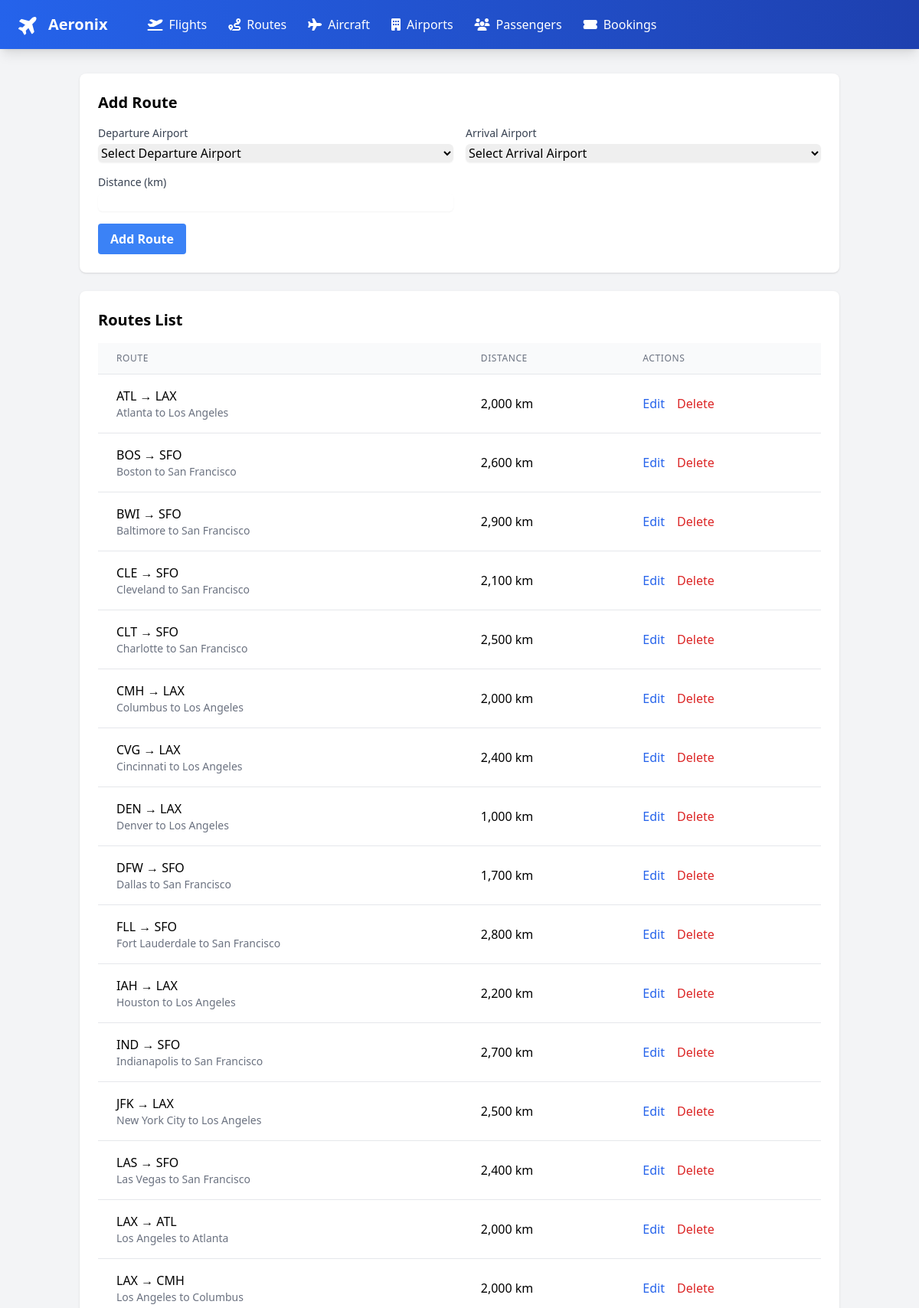
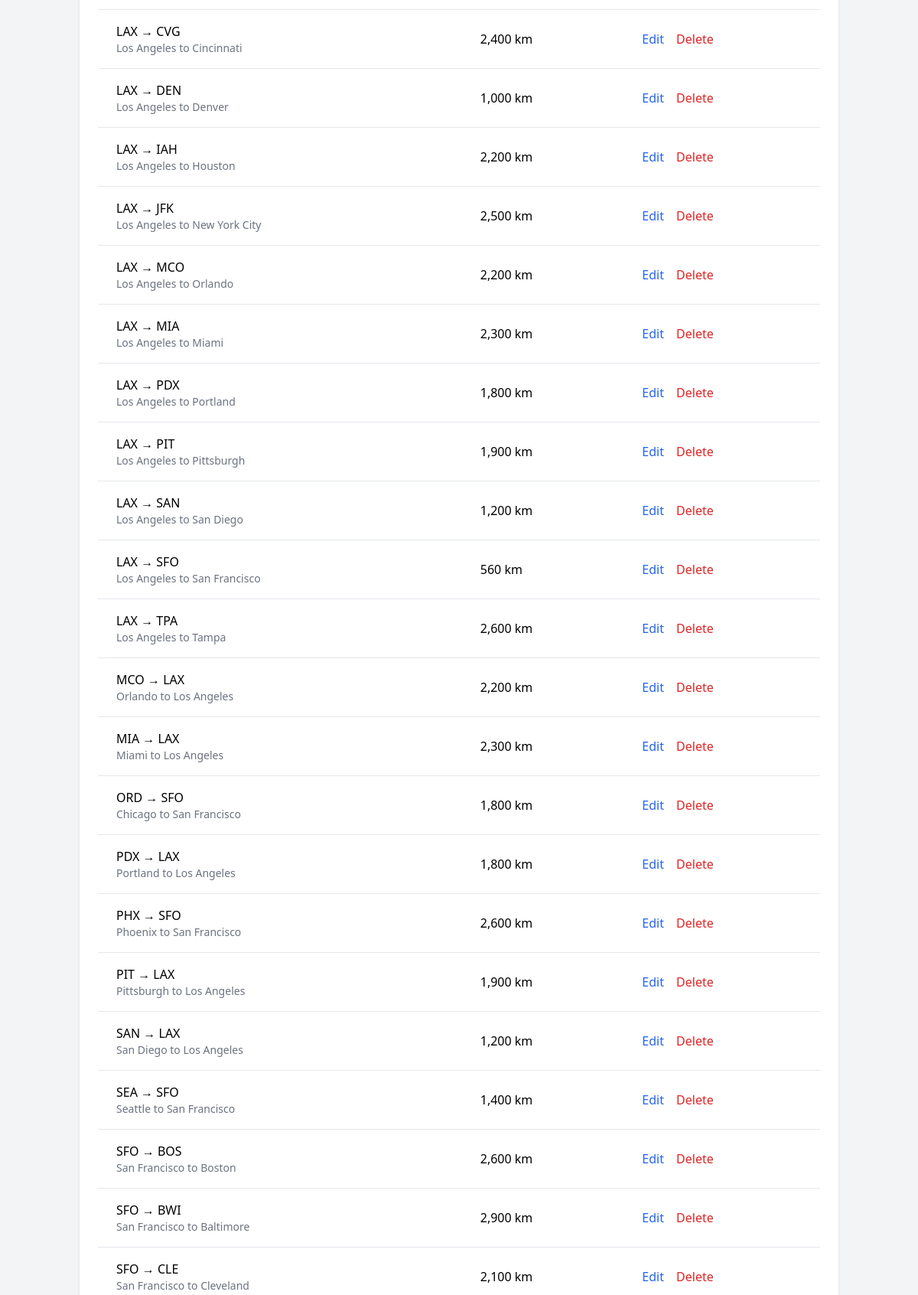
Page /routes.php (upper part) on the committed database (2 pictures, top to bottom).
### tables this page shows
CREATE TABLE `routes` (
  `route_id` int(11) NOT NULL,
  `departure_airport_id` int(11) NOT NULL,
  `arrival_airport_id` int(11) NOT NULL,
  `distance` int(11) NOT NULL
);

CREATE TABLE `airports` (
  `airport_id` int(11) NOT NULL,
  `code` varchar(3) NOT NULL,
  `name` varchar(50) NOT NULL,
  `city` varchar(50) NOT NULL,
  `country` varchar(50) NOT NULL
);

### routes.php (the view, shortened to what this page needs)
<?php
include 'includes/db_connect.php';
include 'includes/header.php';
$editing = false;
$route = null;
$stmt = $pdo->query("
    SELECT r.*,
           dep.code as departure_code, dep.city as departure_city,
           arr.code as arrival_code, arr.city as arrival_city
    FROM routes r
    JOIN airports dep ON r.departure_airport_id = dep.airport_id
    JOIN airports arr ON r.arrival_airport_id = arr.airport_id
    ORDER BY dep.code, arr.code
");
$routes = $stmt->fetchAll();
?>
<div class="bg-white shadow rounded-lg p-6 mb-6">
    <h2 class="text-xl font-bold mb-4"><?= $editing ? 'Edit' : 'Add' ?> Route</h2>
    <form method="POST" class="space-y-4">
        <div class="grid grid-cols-1 md:grid-cols-2 gap-4">
            <div>
                <label class="block text-sm font-medium text-gray-700">Departure Airport</label>
                <select name="departure_airport_id"
                        class="mt-1 block w-full rounded-md border-gray-300 shadow-sm focus:border-blue-500 focus:ring-blue-500"
                        required>
                    <option value="">Select Departure Airport</option>
                </select>
            </div>
            <div>
                <label class="block text-sm font-medium text-gray-700">Arrival Airport</label>
                <select name="arrival_airport_id"
                        class="mt-1 block w-full rounded-md border-gray-300 shadow-sm focus:border-blue-500 focus:ring-blue-500"
                        required>
                    <option value="">Select Arrival Airport</option>
                </select>
            </div>
            <div>
                <label class="block text-sm font-medium text-gray-700">Distance (km)</label>
                <input type="number" name="distance"
                       value="<?= $editing ? $route['distance'] : '' ?>"
                       class="mt-1 block w-full rounded-md border-gray-300 shadow-sm focus:border-blue-500 focus:ring-blue-500"
                       required>
            </div>
        </div>
        <div class="flex items-center space-x-2">
            <button type="submit" name="submit"
                    class="bg-blue-500 hover:bg-blue-700 text-white font-bold py-2 px-4 rounded">
                <?= $editing ? 'Update' : 'Add' ?> Route
            </button>
        </div>
    </form>
</div>
<div class="bg-white shadow rounded-lg p-6">
    <h2 class="text-xl font-bold mb-4">Routes List</h2>
    <div class="overflow-x-auto">
        <table class="min-w-full divide-y divide-gray-200">
            <thead class="bg-gray-50">
                <tr>
                    <th class="px-6 py-3 text-left text-xs font-medium text-gray-500 uppercase tracking-wider">Route</th>
                    <th class="px-6 py-3 text-left text-xs font-medium text-gray-500 uppercase tracking-wider">Distance</th>
                    <th class="px-6 py-3 text-left text-xs font-medium text-gray-500 uppercase tracking-wider">Actions</th>
                </tr>
            </thead>
            <tbody class="bg-white divide-y divide-gray-200">
                <?php foreach ($routes as $r): ?>
                    <tr>
                        <td class="px-6 py-4">
                            <div class="font-medium">
                                <?= htmlspecialchars($r['departure_code']) ?> → <?= htmlspecialchars($r['arrival_code']) ?>
                            </div>
                            <div class="text-sm text-gray-500">
                                <?= htmlspecialchars($r['departure_city']) ?> to <?= htmlspecialchars($r['arrival_city']) ?>
                            </div>
                        </td>
                        <td class="px-6 py-4 whitespace-nowrap">
                            <?= number_format($r['distance']) ?> km
                        </td>
                        <td class="px-6 py-4 whitespace-nowrap">
                            <a href="?edit=<?= $r['route_id'] ?>"
                               class="text-blue-600 hover:text-blue-900 mr-3">Edit</a>
                            <form method="POST" class="inline">
                                <button type="submit" name="delete"
                                        class="text-red-600 hover:text-red-900"
                                        onclick="return confirm('Are you sure you want to delete this route?')">
                                    Delete
                                </button>
                            </form>
                        </td>
                    </tr>
                <?php endforeach; ?>
            </tbody>
        </table>
    </div>
</div>
<?php include 'includes/footer.php'; ?>

### rows in the picture
routes: airports.code "ATL", airports.code "LAX", airports.city "Atlanta", airports.city "Los Angeles", distance "2,000"
routes: airports.code "BOS", airports.code "SFO", airports.city "Boston", airports.city "San Francisco", distance "2,600"
routes: airports.code "BWI", airports.code "SFO", airports.city "Baltimore", airports.city "San Francisco", distance "2,900"
routes: airports.code "CLE", airports.code "SFO", airports.city "Cleveland", airports.city "San Francisco", distance "2,100"
routes: airports.code "CLT", airports.code "SFO", airports.city "Charlotte", airports.city "San Francisco", distance "2,500"
routes: airports.code "CMH", airports.code "LAX", airports.city "Columbus", airports.city "Los Angeles", distance "2,000"
routes: airports.code "CVG", airports.code "LAX", airports.city "Cincinnati", airports.city "Los Angeles", distance "2,400"
routes: airports.code "DEN", airports.code "LAX", airports.city "Denver", airports.city "Los Angeles", distance "1,000"
routes: airports.code "DFW", airports.code "SFO", airports.city "Dallas", airports.city "San Francisco", distance "1,700"
routes: airports.code "FLL", airports.code "SFO", airports.city "Fort Lauderdale", airports.city "San Francisco", distance "2,800"
routes: airports.code "IAH", airports.code "LAX", airports.city "Houston", airports.city "Los Angeles", distance "2,200"
routes: airports.code "IND", airports.code "SFO", airports.city "Indianapolis", airports.city "San Francisco", distance "2,700"
routes: airports.code "JFK", airports.code "LAX", airports.city "New York City", airports.city "Los Angeles", distance "2,500"
routes: airports.code "LAS", airports.code "SFO", airports.city "Las Vegas", airports.city "San Francisco", distance "2,400"
routes: airports.code "LAX", airports.code "ATL", airports.city "Los Angeles", airports.city "Atlanta", distance "2,000"
routes: airports.code "LAX", airports.code "CMH", airports.city "Los Angeles", airports.city "Columbus", distance "2,000"
routes: airports.code "LAX", airports.code "CVG", airports.city "Los Angeles", airports.city "Cincinnati", distance "2,400"
routes: airports.code "LAX", airports.code "DEN", airports.city "Los Angeles", airports.city "Denver", distance "1,000"
routes: airports.code "LAX", airports.code "IAH", airports.city "Los Angeles", airports.city "Houston", distance "2,200"
routes: airports.code "LAX", airports.code "JFK", airports.city "Los Angeles", airports.city "New York City", distance "2,500"
routes: airports.code "LAX", airports.code "MCO", airports.city "Los Angeles", airports.city "Orlando", distance "2,200"
routes: airports.code "LAX", airports.code "MIA", airports.city "Los Angeles", airports.city "Miami", distance "2,300"
routes: airports.code "LAX", airports.code "PDX", airports.city "Los Angeles", airports.city "Portland", distance "1,800"
routes: airports.code "LAX", airports.code "PIT", airports.city "Los Angeles", airports.city "Pittsburgh", distance "1,900"
routes: airports.code "LAX", airports.code "SAN", airports.city "Los Angeles", airports.city "San Diego", distance "1,200"
routes: airports.code "LAX", airports.code "SFO", airports.city "Los Angeles", airports.city "San Francisco", distance "560"
routes: airports.code "LAX", airports.code "TPA", airports.city "Los Angeles", airports.city "Tampa", distance "2,600"
routes: airports.code "MCO", airports.code "LAX", airports.city "Orlando", airports.city "Los Angeles", distance "2,200"
routes: airports.code "MIA", airports.code "LAX", airports.city "Miami", airports.city "Los Angeles", distance "2,300"
routes: airports.code "ORD", airports.code "SFO", airports.city "Chicago", airports.city "San Francisco", distance "1,800"
routes: airports.code "PDX", airports.code "LAX", airports.city "Portland", airports.city "Los Angeles", distance "1,800"
routes: airports.code "PHX", airports.code "SFO", airports.city "Phoenix", airports.city "San Francisco", distance "2,600"
routes: airports.code "PIT", airports.code "LAX", airports.city "Pittsburgh", airports.city "Los Angeles", distance "1,900"
routes: airports.code "SAN", airports.code "LAX", airports.city "San Diego", airports.city "Los Angeles", distance "1,200"
routes: airports.code "SEA", airports.code "SFO", airports.city "Seattle", airports.city "San Francisco", distance "1,400"
routes: airports.code "SFO", airports.code "BOS", airports.city "San Francisco", airports.city "Boston", distance "2,600"
routes: airports.code "SFO", airports.code "BWI", airports.city "San Francisco", airports.city "Baltimore", distance "2,900"
routes: airports.code "SFO", airports.code "CLE", airports.city "San Francisco", airports.city "Cleveland", distance "2,100"
